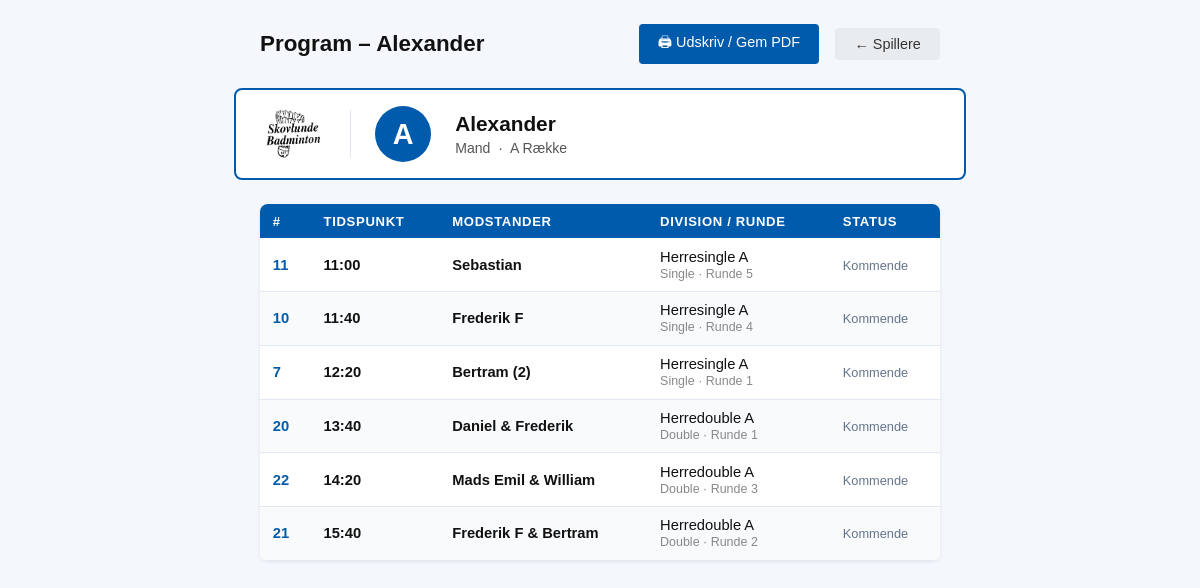
Screenshot of /players/25/schedule/ (signed in) with the database file from the repository.
### players/models.py (models this page shows, shortened)
class Player(models.Model):
    name = models.CharField(max_length=100, verbose_name=_("Name"))
    age = models.IntegerField(verbose_name=_("Age"))
    DIVISION_CHOICES = [
        ('U9', _('Under 9')),
        ('U11', _('Under 11')),
        ('U13', _('Under 13')),
        ('U15', _('Under 15')),
        ('U17', _('Under 17')),
        ('U19', _('Under 19')),
        ('A', _('A Række')),
        ('B', _('B Række')),
        ('C', _('C Række')),
    ]
    division = models.CharField(max_length=10, choices=DIVISION_CHOICES, verbose_name=_("Division"))
    GENDER_CHOICES = [
        ('M', _('Mand')),
        ('K', _('Kvinde')),
    ]
    gender = models.CharField(max_length=1, choices=GENDER_CHOICES, default='M', verbose_name=_("Køn"))
    rest_until = models.DateTimeField(
        null=True, blank=True,
        verbose_name=_("Hviler indtil"),
        help_text=_("Spilleren er i hvileperiode og kan ikke starte nye kampe før dette tidspunkt."),
    )
    owner = models.ForeignKey(
        settings.AUTH_USER_MODEL,
        on_delete=models.SET_NULL,
        null=True, blank=True,
        related_name='players',
        verbose_name=_("Klubbruger"),
    )

class Team(models.Model):
    PAIR_TYPE_CHOICES = [
        ('double', _('Double')),
        ('mixed', _('Mixeddouble')),
    ]
    player1 = models.ForeignKey(Player, on_delete=models.CASCADE, related_name='team_player1')
    player2 = models.ForeignKey(Player, on_delete=models.SET_NULL, related_name='team_player2', null=True, blank=True)
    pair_type = models.CharField(
        max_length=10, choices=PAIR_TYPE_CHOICES, null=True, blank=True,
        verbose_name=_('Par-type'),
        help_text=_('Double: samme køn · Mixeddouble: et af hvert'),
    )
    name = models.CharField(max_length=100, blank=True, null=True)

### tournaments/models.py (models this page shows, shortened)
class Tournament(models.Model):
    name = models.CharField(max_length=200, verbose_name=_("Name"))
    date = models.DateField(verbose_name=_("Date"))
    DIVISION_MODEL_CHOICES = [
        ('youth', _('Youth Divisions (U9-U19)')),
        ('mixed', _('Mixed Divisions (A, B, C)')),
    ]
    division_model = models.CharField(max_length=10, choices=DIVISION_MODEL_CHOICES, verbose_name=_("Division Model"))
    SCORING_MODEL_CHOICES = [
        ('best_of_3_21', _('Best of 3 sets to 21')),
        ('best_of_5_15', _('Best of 5 sets to 15')),
    ]
    scoring_model = models.CharField(
        max_length=20,
        choices=SCORING_MODEL_CHOICES,
        default='best_of_3_21',
        verbose_name=_("Scoring Model")
    )
    single_match_duration = models.IntegerField(
        help_text=_("Duration of a single match in minutes"),
        default=30,
        verbose_name=_("Single Match Duration")
    )
    double_match_duration = models.IntegerField(
        help_text=_("Duration of a double match in minutes"),
        default=40,
        verbose_name=_("Double Match Duration")
    )
    player_break_time = models.IntegerField(
        help_text=_("Minimum break time for players between matches in minutes"),
        default=15,
        verbose_name=_("Player Break Time")
    )
    court_count = models.IntegerField(
        default=4,
        verbose_name=_("Antal baner"),
        help_text=_("Antal tilgængelige baner under turneringen"),
    )
    start_time = models.TimeField(
        null=True, blank=True,
        verbose_name=_("Starttidspunkt"),
        help_text=_("Klokkeslæt for første kamp"),
    )
    schedule_locked = models.BooleanField(
        default=False,
        verbose_name=_("Program låst"),
        help_text=_("Når programmet er låst, kan kampprogram og spilleplan ikke ændres."),
    )
    logo = models.ImageField(
        upload_to='tournament_logos/',
        null=True, blank=True,
        verbose_name=_("Logo"),
        help_text=_("Logo vises på udprintede programmer og spilleplaner."),
    )
    owner = models.ForeignKey(
        settings.AUTH_USER_MODEL,
        on_delete=models.SET_NULL,
        null=True, blank=True,
        related_name='tournaments',
        verbose_name=_("Klubbruger"),
    )

class Match(models.Model):
    STATUS_CHOICES = [
        ('pending', _('Pending')),
        ('in_progress', _('In Progress')),
        ('completed', _('Completed')),
    ]
    division = models.ForeignKey(Division, on_delete=models.CASCADE, related_name='matches')
    team1 = models.ForeignKey('players.Team', on_delete=models.SET_NULL, null=True, blank=True, related_name='team1_matches')
    team2 = models.ForeignKey('players.Team', on_delete=models.SET_NULL, null=True, blank=True, related_name='team2_matches')
    winner = models.ForeignKey('players.Team', on_delete=models.SET_NULL, null=True, blank=True, related_name='won_matches', verbose_name=_("Winner"))
    score = models.CharField(max_length=50, blank=True, null=True, verbose_name=_("Score"))
    match_round = models.IntegerField(default=1, verbose_name=_("Round"))
    match_number = models.IntegerField(null=True, blank=True, verbose_name=_("Match Number"))
    bracket_slot = models.IntegerField(null=True, blank=True, verbose_name=_("Bracket Slot"))
    bracket_label = models.CharField(max_length=120, null=True, blank=True, verbose_name=_("Bracket Label"))
    status = models.CharField(max_length=20, choices=STATUS_CHOICES, default='pending', verbose_name=_("Status"))
    walkover = models.BooleanField(default=False, verbose_name=_("Walk-over"))
    scheduled_time = models.DateTimeField(verbose_name=_("Scheduled Time"), null=True, blank=True)
    court = models.CharField(max_length=50, blank=True, null=True, verbose_name=_("Court"))
    group_number = models.IntegerField(null=True, blank=True, verbose_name=_("Gruppe nr."))
    phase = models.CharField(
        max_length=10, default='group',
        choices=[('group', _('Gruppespil')), ('playoff', _('Slutspil'))],
        verbose_name=_("Fase"),
    )

class Division(models.Model):
    DISCIPLINE_CHOICES = [
        ('single', _('Single')),
        ('double', _('Double')),
        ('mixed', _('Mixeddouble')),
    ]
    TOURNAMENT_TYPE_CHOICES = [
        ('group', _('Gruppe (round-robin)')),
        ('playoff', _('Gruppe med slutspil')),
        ('tree', _('Enkeltelimination')),
    ]
    tournament = models.ForeignKey(Tournament, on_delete=models.CASCADE, related_name='divisions')
    name = models.CharField(max_length=100, verbose_name=_("Division Name"))
    discipline = models.CharField(
        max_length=10, choices=DISCIPLINE_CHOICES, default='single',
        verbose_name=_("Disciplin")
    )
    tournament_type = models.CharField(
        max_length=10, choices=TOURNAMENT_TYPE_CHOICES, default='group',
        verbose_name=_("Turneringstype")
    )
    group_count = models.IntegerField(
        default=2, verbose_name=_("Antal grupper"),
        help_text=_("Antal grupper i gruppespillet (kun ved 'Gruppe med slutspil')."),
    )
    advance_count = models.IntegerField(
        default=2, verbose_name=_("Antal der går videre"),
        help_text=_("Antal spillere/hold der går videre fra hver gruppe til slutspillet."),
    )
    teams = models.ManyToManyField('players.Team', related_name='divisions', blank=True, verbose_name=_("Deltagere"))

### players/views.py (the view)
# urls.py: path('<int:pk>/schedule/', views.player_schedule_print, name='player_schedule_print'),
@login_required
def player_schedule_print(request, pk):
    from tournaments.models import Match, Tournament, DivisionSeed
    player = get_object_or_404(Player, pk=pk, owner=request.user)
    teams = Team.objects.filter(Q(player1=player) | Q(player2=player))
    matches = list(
        Match.objects
        .filter(Q(team1__in=teams) | Q(team2__in=teams))
        .filter(scheduled_time__isnull=False)
        .exclude(match_number=None)
        .select_related('team1', 'team2', 'division', 'division__tournament', 'winner')
        .order_by('scheduled_time')
    )
    tournament_ids = set(m.division.tournament_id for m in matches)
    seed_lookup = {
        (s.division_id, s.team_id): s.seed_number
        for s in DivisionSeed.objects.filter(division__tournament_id__in=tournament_ids)
    }
    for match in matches:
        s1 = seed_lookup.get((match.division_id, match.team1_id))
        s2 = seed_lookup.get((match.division_id, match.team2_id))
        match.t1_seed = f' ({s1})' if s1 else ''
        match.t2_seed = f' ({s2})' if s2 else ''
    logo_tournament = None
    if len(tournament_ids) == 1:
        logo_tournament = matches[0].division.tournament if matches else None
    return render(request, 'players/player_schedule_print.html', {
        'player': player,
        'matches': matches,
        'logo_tournament': logo_tournament,
    })

### players/templates/players/player_schedule_print.html (shortened to what this page needs)
<!DOCTYPE html>
<html lang="da">
<head>
</head>
<body>
<div class="screen-header">
  <h1>Program – {{ player.name }}</h1>
  <button class="btn btn-primary" onclick="window.print()">🖨 Udskriv / Gem PDF</button>
  <a href="{% url 'player_list' %}" class="btn btn-secondary">← Spillere</a>
</div>
<div class="player-card">
  {% if logo_tournament.logo %}
  <img src="{{ logo_tournament.logo.url }}" alt="Logo" class="player-card-logo">
  {% endif %}
  <div class="player-avatar">{{ player.name|first|upper }}</div>
  <div class="player-info">
    <h2>{{ player.name }}</h2>
    <p>{{ player.get_gender_display }} &nbsp;·&nbsp; {{ player.get_division_display }}</p>
  </div>
</div>
{% if matches %}
<div class="match-table-wrap">
  <table>
    <thead>
      <tr>
        <th>#</th>
        <th>Tidspunkt</th>
        <th>Modstander</th>
        <th>Division / Runde</th>
        <th>Status</th>
      </tr>
    </thead>
    <tbody>
      {% for match in matches %}
      <tr>
        <td class="kamp-nr">{{ match.match_number }}</td>
        <td class="tid">{{ match.scheduled_time|time:"H:i" }}</td>
        <td class="modstander">
          {% if match.team1 and match.team2 %}
            {% if match.team1.player1.id == player.id or match.team1.player2.id == player.id %}
              {{ match.team2.name }}{{ match.t2_seed }}
            {% else %}
              {{ match.team1.name }}{{ match.t1_seed }}
            {% endif %}
          {% else %}
            –
          {% endif %}
        </td>
        <td>
          <span>{{ match.division.name }}</span><br>
          <span class="division-label">{{ match.division.get_discipline_display }} · Runde {{ match.match_round }}</span>
        </td>
        <td>
          {% if match.status == 'completed' %}
            <span class="status-done">✓ Afsluttet</span>
            {% if match.score %}<br><span style="font-size:0.78rem; color:#555;">{{ match.score }}</span>{% endif %}
          {% elif match.status == 'in_progress' %}
            <span class="status-active">▶ I gang</span>
          {% else %}
            <span class="status-pending">Kommende</span>
          {% endif %}
        </td>
      </tr>
      {% endfor %}
    </tbody>
  </table>
</div>
{% else %}
<div class="no-matches">
  <div style="font-size:2rem; margin-bottom:0.5rem;">📅</div>
  <p>Ingen kampe med tidspunkt fundet for {{ player.name }}.<br>
  Sørg for at turneringen har en spilleplan genereret.</p>
</div>
{% endif %}
</body>
</html>

### players/templates/players/player_schedule_print.html (style rules this page uses)
body { font-family: Arial, Helvetica, sans-serif; background: #f4f7fb; margin: 0; padding: 1.5rem; color: #111; }
.screen-header { max-width: 680px; margin: 0 auto 1.5rem; display: flex; align-items: center; gap: 1rem; flex-wrap: wrap; }
.screen-header h1 { margin: 0; font-size: 1.4rem; flex: 1; }
.btn { display: inline-block; padding: 0.5rem 1.2rem; border-radius: 4px; text-decoration: none; font-size: 0.9rem; cursor: pointer; border: none; }
.btn-primary { background: #005BAC; color: #fff; }
.btn-secondary { background: #e9ecef; color: #333; }
.player-card { max-width: 680px; margin: 0 auto 1.5rem; background: #fff; border: 2px solid #005BAC; border-radius: 8px; padding: 1rem 1.5rem; display: flex; align-items: center; gap: 1.5rem; }
.player-card-logo { max-height: 56px; max-width: 110px; object-fit: contain; flex-shrink: 0; }
.player-avatar { width: 56px; height: 56px; background: #005BAC; color: #fff; border-radius: 50%; display: flex; align-items: center; justify-content: center; font-size: 1.8rem; font-weight: 700; flex-shrink: 0; }
.player-info h2 { margin: 0 0 0.2rem; font-size: 1.3rem; }
.player-info p { margin: 0; color: #555; font-size: 0.88rem; }
.match-table-wrap { max-width: 680px; margin: 0 auto; }
table { width: 100%; border-collapse: collapse; background: #fff; border-radius: 8px; overflow: hidden; box-shadow: 0 1px 4px rgba(0,0,0,.08); }
thead th { background: #005BAC; color: #fff; padding: 0.6rem 0.8rem; font-size: 0.82rem; text-transform: uppercase; letter-spacing: 0.05em; text-align: left; }
tbody tr:nth-child(even) { background: #f8fafc; }
tbody tr { border-bottom: 1px solid #e2e8f0; }
tbody td { padding: 0.65rem 0.8rem; font-size: 0.92rem; vertical-align: middle; }
.kamp-nr { font-weight: 700; color: #005BAC; white-space: nowrap; }
.tid { white-space: nowrap; font-weight: 600; }
.modstander { font-weight: 600; }
.division-label { font-size: 0.78rem; color: #888; }
.status-pending { color: #64748b; font-size: 0.8rem; }

### rows the page displays
Player: name "Alexander", name|first "A", gender "Mand", division "A Række"
Tournament: logo (picture)
Match: match_number "11", scheduled_time "11:00", team2.name "Sebastian", division.name "Herresingle A", division.discipline "Single", match_round "5", status "Kommende"
Match: match_number "10", scheduled_time "11:40", team2.name "Frederik F", division.name "Herresingle A", division.discipline "Single", match_round "4", status "Kommende"
Match: match_number "7", scheduled_time "12:20", team1.name "Bertram", t1_seed "(2)", division.name "Herresingle A", division.discipline "Single", match_round "1", status "Kommende"
Match: match_number "20", scheduled_time "13:40", team2.name "Daniel & Frederik", division.name "Herredouble A", division.discipline "Double", match_round "1", status "Kommende"
Match: match_number "22", scheduled_time "14:20", team2.name "Mads Emil & William", division.name "Herredouble A", division.discipline "Double", match_round "3", status "Kommende"
Match: match_number "21", scheduled_time "15:40", team2.name "Frederik F & Bertram", division.name "Herredouble A", division.discipline "Double", match_round "2", status "Kommende"
